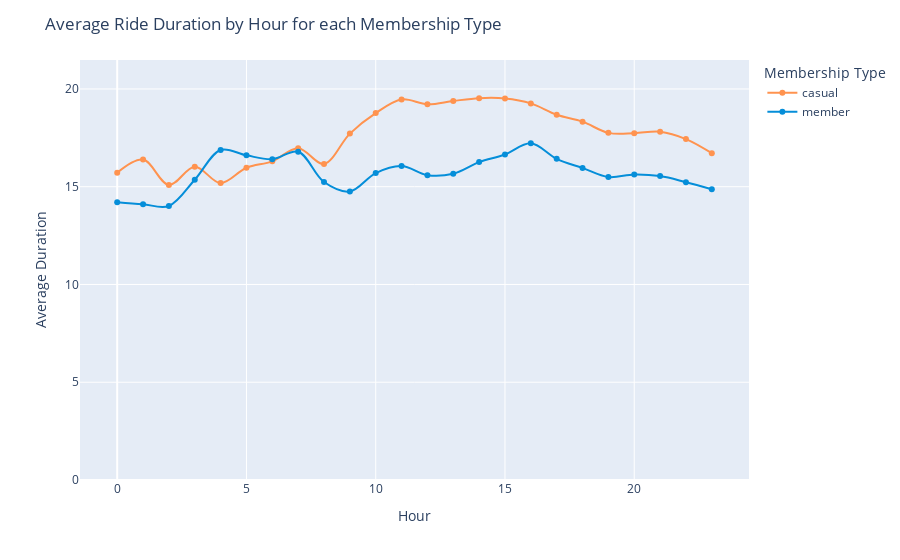

The cell this chart's notebook holds for it:
### Code cell
#Average Ride Duration by Weekday for each Membership Type (Line Chart)

# Calculate the mean duration for each member_casual group, aggregated by 'Month'
fig_2 = data.groupby(['Hour', 'member_casual'], as_index=False)['duration'].mean()

# Create the line chart using Plotly Express
fig = px.line(
    fig_2,
    x='Hour',
    y='duration',
    color='member_casual',
    line_shape='spline',
    markers=True,
    labels={'duration': 'Average Duration', 'Hour': 'Hour', 'member_casual': 'Membership Type'},
    hover_name='member_casual',
    hover_data={'Hour': True, 'duration': True},
    color_discrete_map={'casual': '#FF934F', 'member': '#058ED9'},
    range_y = [0, fig_2['duration'].max() * 1.1]
)

# Add title 
fig.update_layout(title='Average Ride Duration by Hour for each Membership Type')

# Show the plot
fig.show()

### Figure 1 — Plotly figure (JSON) as saved in the notebook; plotly's stock layout.template omitted (floating-point values rounded to 4 significant figures)
{"data": [{"hovertemplate": "<b>%{hovertext}</b><br><br>Membership Type=casual<br>Hour=%{x}<br>Average Duration=%{y}<extra></extra>", "hovertext": ["casual", "casual", "casual", "casual", "casual", "casual", "casual", "casual", "casual", "casual", "casual", "casual", "casual", "casual", "casual", "casual", "casual", "casual", "casual", "casual", "casual", "casual", "casual", "casual"], "legendgroup": "casual", "line": {"color": "#FF934F", "dash": "solid", "shape": "spline"}, "marker": {"symbol": "circle"}, "mode": "lines+markers", "name": "casual", "orientation": "v", "showlegend": true, "type": "scatter", "x": [0, 1, 2, 3, 4, 5, 6, 7, 8, 9, 10, 11, 12, 13, 14, 15, 16, 17, 18, 19, 20, 21, 22, 23], "xaxis": "x", "y": [15.72, 16.39, 15.09, 16.02, 15.19, 15.97, 16.3, 16.97, 16.17, 17.72, 18.76, 19.46, 19.22, 19.38, 19.53, 19.51, 19.26, 18.68, 18.33, 17.75, 17.74, 17.81, 17.44, 16.71], "yaxis": "y"}, {"hovertemplate": "<b>%{hovertext}</b><br><br>Membership Type=member<br>Hour=%{x}<br>Average Duration=%{y}<extra></extra>", "hovertext": ["member", "member", "member", "member", "member", "member", "member", "member", "member", "member", "member", "member", "member", "member", "member", "member", "member", "member", "member", "member", "member", "member", "member", "member"], "legendgroup": "member", "line": {"color": "#058ED9", "dash": "solid", "shape": "spline"}, "marker": {"symbol": "circle"}, "mode": "lines+markers", "name": "member", "orientation": "v", "showlegend": true, "type": "scatter", "x": [0, 1, 2, 3, 4, 5, 6, 7, 8, 9, 10, 11, 12, 13, 14, 15, 16, 17, 18, 19, 20, 21, 22, 23], "xaxis": "x", "y": [14.21, 14.1, 14.01, 15.36, 16.88, 16.61, 16.4, 16.79, 15.24, 14.76, 15.7, 16.06, 15.59, 15.67, 16.26, 16.65, 17.22, 16.43, 15.96, 15.49, 15.63, 15.54, 15.23, 14.87], "yaxis": "y"}], "layout": {"legend": {"title": {"text": "Membership Type"}, "tracegroupgap": 0}, "margin": {"t": 60}, "title": {"text": "Average Ride Duration by Hour for each Membership Type"}, "xaxis": {"anchor": "y", "domain": [0, 1], "title": {"text": "Hour"}}, "yaxis": {"anchor": "x", "domain": [0, 1], "range": [0, 21.48], "title": {"text": "Average Duration"}}}}
